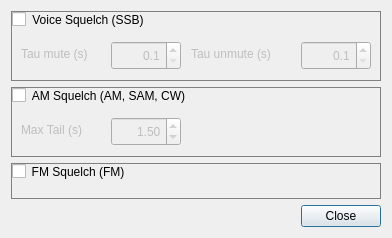
<?xml version="1.0" encoding="UTF-8"?>
<ui version="4.0">
 <class>WDSPRxSquelchDialog</class>
 <widget class="QDialog" name="WDSPRxSquelchDialog">
  <property name="geometry">
   <rect>
    <x>0</x>
    <y>0</y>
    <width>382</width>
    <height>238</height>
   </rect>
  </property>
  <property name="windowTitle">
   <string>Squelch Settings</string>
  </property>
  <layout class="QVBoxLayout" name="verticalLayout">
   <item>
    <widget class="QGroupBox" name="voiceSquelchGroup">
     <property name="minimumSize">
      <size>
       <width>370</width>
       <height>70</height>
      </size>
     </property>
     <property name="styleSheet">
      <string notr="true">QGroupBox { 
     border: 1px solid gray; 
 } </string>
     </property>
     <property name="title">
      <string>Voice Squelch (SSB)</string>
     </property>
     <property name="checkable">
      <bool>true</bool>
     </property>
     <property name="checked">
      <bool>false</bool>
     </property>
     <widget class="QLabel" name="ssqlTauMuteLabel">
      <property name="geometry">
       <rect>
        <x>10</x>
        <y>30</y>
        <width>91</width>
        <height>26</height>
       </rect>
      </property>
      <property name="text">
       <string>Tau mute (s)</string>
      </property>
     </widget>
     <widget class="QDoubleSpinBox" name="ssqlTauMute">
      <property name="geometry">
       <rect>
        <x>100</x>
        <y>30</y>
        <width>70</width>
        <height>29</height>
       </rect>
      </property>
      <property name="toolTip">
       <string>Add yaw offset to help with aligning images on the map.</string>
      </property>
      <property name="alignment">
       <set>Qt::AlignRight|Qt::AlignTrailing|Qt::AlignVCenter</set>
      </property>
      <property name="decimals">
       <number>1</number>
      </property>
      <property name="minimum">
       <double>0.100000000000000</double>
      </property>
      <property name="maximum">
       <double>2.000000000000000</double>
      </property>
      <property name="singleStep">
       <double>0.100000000000000</double>
      </property>
      <property name="value">
       <double>0.100000000000000</double>
      </property>
     </widget>
     <widget class="QLabel" name="ssqlTauUnmuteLabel">
      <property name="geometry">
       <rect>
        <x>180</x>
        <y>30</y>
        <width>111</width>
        <height>26</height>
       </rect>
      </property>
      <property name="text">
       <string>Tau unmute (s)</string>
      </property>
     </widget>
     <widget class="QDoubleSpinBox" name="ssqlTauUnmute">
      <property name="geometry">
       <rect>
        <x>290</x>
        <y>30</y>
        <width>70</width>
        <height>29</height>
       </rect>
      </property>
      <property name="toolTip">
       <string>Add yaw offset to help with aligning images on the map.</string>
      </property>
      <property name="alignment">
       <set>Qt::AlignRight|Qt::AlignTrailing|Qt::AlignVCenter</set>
      </property>
      <property name="decimals">
       <number>1</number>
      </property>
      <property name="minimum">
       <double>0.100000000000000</double>
      </property>
      <property name="maximum">
       <double>1.000000000000000</double>
      </property>
      <property name="singleStep">
       <double>0.100000000000000</double>
      </property>
      <property name="value">
       <double>0.100000000000000</double>
      </property>
     </widget>
    </widget>
   </item>
   <item>
    <widget class="QGroupBox" name="amSquelchGroup">
     <property name="minimumSize">
      <size>
       <width>370</width>
       <height>70</height>
      </size>
     </property>
     <property name="styleSheet">
      <string notr="true">QGroupBox { 
     border: 1px solid gray; 
 } </string>
     </property>
     <property name="title">
      <string>AM Squelch (AM, SAM, CW)</string>
     </property>
     <property name="checkable">
      <bool>true</bool>
     </property>
     <property name="checked">
      <bool>false</bool>
     </property>
     <widget class="QLabel" name="amsqMaxTailLabel">
      <property name="geometry">
       <rect>
        <x>10</x>
        <y>30</y>
        <width>81</width>
        <height>26</height>
       </rect>
      </property>
      <property name="text">
       <string>Max Tail (s)</string>
      </property>
     </widget>
     <widget class="QDoubleSpinBox" name="amsqMaxTail">
      <property name="geometry">
       <rect>
        <x>100</x>
        <y>30</y>
        <width>70</width>
        <height>29</height>
       </rect>
      </property>
      <property name="toolTip">
       <string>Add yaw offset to help with aligning images on the map.</string>
      </property>
      <property name="alignment">
       <set>Qt::AlignRight|Qt::AlignTrailing|Qt::AlignVCenter</set>
      </property>
      <property name="decimals">
       <number>2</number>
      </property>
      <property name="minimum">
       <double>0.100000000000000</double>
      </property>
      <property name="maximum">
       <double>3.000000000000000</double>
      </property>
      <property name="singleStep">
       <double>0.010000000000000</double>
      </property>
      <property name="value">
       <double>1.500000000000000</double>
      </property>
     </widget>
    </widget>
   </item>
   <item>
    <widget class="QGroupBox" name="fmSquelchGroup">
     <property name="minimumSize">
      <size>
       <width>370</width>
       <height>35</height>
      </size>
     </property>
     <property name="styleSheet">
      <string notr="true">QGroupBox { 
     border: 1px solid gray; 
 } </string>
     </property>
     <property name="title">
      <string>FM Squelch (FM)</string>
     </property>
     <property name="checkable">
      <bool>true</bool>
     </property>
     <property name="checked">
      <bool>false</bool>
     </property>
    </widget>
   </item>
   <item>
    <widget class="QDialogButtonBox" name="buttonBox">
     <property name="orientation">
      <enum>Qt::Horizontal</enum>
     </property>
     <property name="standardButtons">
      <set>QDialogButtonBox::Close</set>
     </property>
    </widget>
   </item>
  </layout>
 </widget>
 <resources/>
 <connections>
  <connection>
   <sender>buttonBox</sender>
   <signal>accepted()</signal>
   <receiver>WDSPRxSquelchDialog</receiver>
   <slot>accept()</slot>
   <hints>
    <hint type="sourcelabel">
     <x>248</x>
     <y>254</y>
    </hint>
    <hint type="destinationlabel">
     <x>157</x>
     <y>274</y>
    </hint>
   </hints>
  </connection>
  <connection>
   <sender>buttonBox</sender>
   <signal>rejected()</signal>
   <receiver>WDSPRxSquelchDialog</receiver>
   <slot>reject()</slot>
   <hints>
    <hint type="sourcelabel">
     <x>316</x>
     <y>260</y>
    </hint>
    <hint type="destinationlabel">
     <x>286</x>
     <y>274</y>
    </hint>
   </hints>
  </connection>
 </connections>
</ui>
